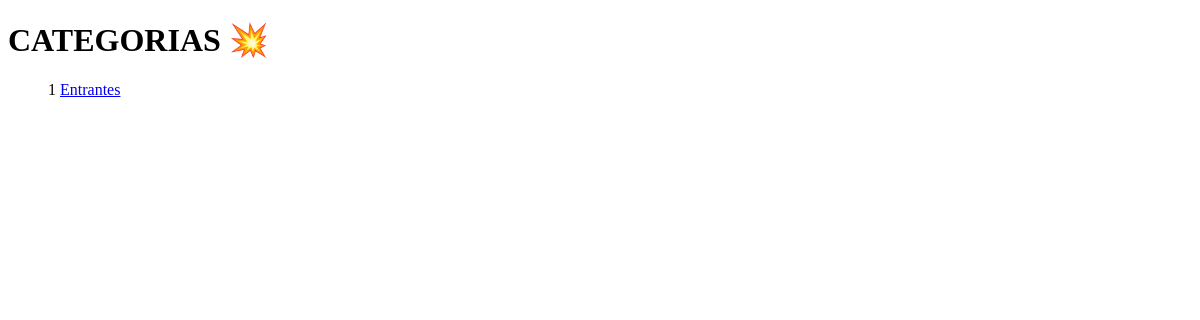
Before: /webcook/categorias with the older database file.
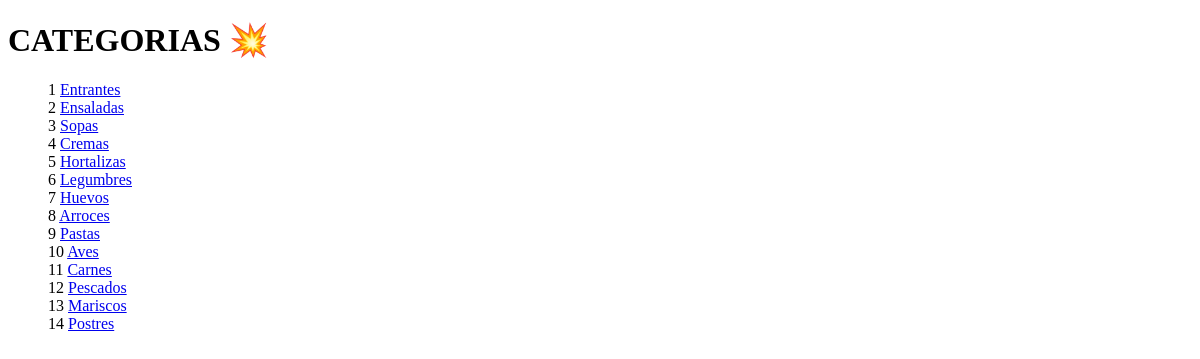
After: the same page with the newer database file.
### ingredientes/models.py (models this page shows, shortened)
class Categorias(models.Model):
    NomCat = models.CharField(max_length=10)

### webcook/views.py (the view)
# urls.py: path('categorias', CategoriasView.as_view(), name = 'categorias'),
class CategoriasView(generic.ListView):
    template_name = "webcook/categorias.html"
    context_object_name = "lista_categorias"
    def get_queryset(self):
        return Categorias.objects.all()

### webcook/templates/webcook/categorias.html (shortened to what this page needs)
<!DOCTYPE html>
<html lang="en-US">
    <head>
    </head>
    <body>
        <h1>CATEGORIAS &#128165;</h1>
        {% if lista_categorias %}
        <ul>
            {% for categoria in lista_categorias %}
                {{ forloop.counter }}
                    <a href="{% url 'webcook:categoriadetalle' categoria.id %}">{{ categoria.NomCat}}</a>
                <br>
            {% endfor %}
        </ul>
        {% else %}
            <p>No hay categorias definidas.</p>
        {% endif %}
    </body>
</html>

Changed rows visible on the page:
added Categorias: NomCat "Ensaladas"
added Categorias: NomCat "Sopas"
added Categorias: NomCat "Cremas"
added Categorias: NomCat "Hortalizas"
added Categorias: NomCat "Legumbres"
added Categorias: NomCat "Huevos"
added Categorias: NomCat "Arroces"
added Categorias: NomCat "Pastas"
added Categorias: NomCat "Aves"
added Categorias: NomCat "Carnes"
added Categorias: NomCat "Pescados"
added Categorias: NomCat "Mariscos"
added Categorias: NomCat "Postres"
